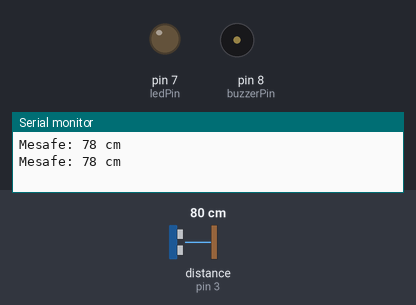
The sketch below on a simulated Arduino Uno, built with avr-gcc and run on an emulated ATmega328P. Shown: output pins drawn as LEDs (lit = HIGH), buzzer (waves = sounding), the last lines printed to the serial monitor. Wiring (inferred from the names in the program): ultrasonic range finder: trigger pin 2; echo pin 3. The test bench sets the inputs (shaded band); at power-on: distance to the obstacle (sensor on pin 3) 80 cm. The echo pulse lasts 58.3 µs per cm; pins used as bus, display or sensor lines are not drawn.

Above: at 1.8 s.
1.9 s: distance to the obstacle (sensor on pin 3) set to 2 cm
At 3.2 s:
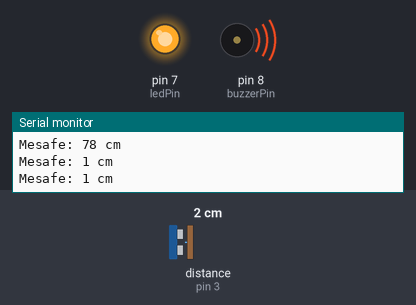
3.5 s: distance to the obstacle (sensor on pin 3) set to 35 cm
At 5.0 s:
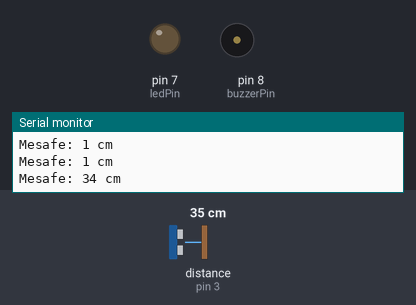
5.5 s: distance to the obstacle (sensor on pin 3) set to 4 cm
At 6.7 s:
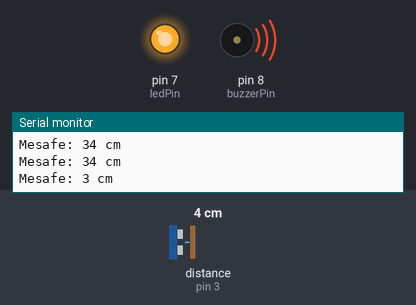
Timing chart, 0 to 8.5 s (numbered marks = the images above; inputs shaded):
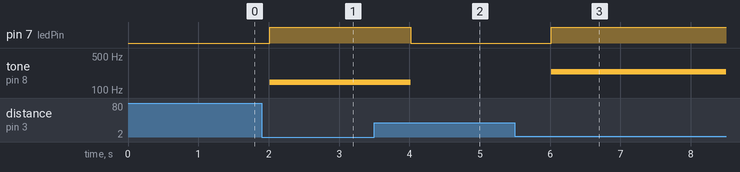

The sketch:

ultrasonic_distance_sound_arduino.ino
```cpp
// Tanımlamalar
const int trigPin = 2;  // HC-SR04 Trigger pin
const int echoPin = 3;  // HC-SR04 Echo pin
const int ledPin = 7;   // LED pin
const int buzzerPin = 8; // Buzzer pin

void setup() {
  Serial.begin(9600);
  pinMode(trigPin, OUTPUT);
  pinMode(echoPin, INPUT);
  pinMode(ledPin, OUTPUT);
  pinMode(buzzerPin, OUTPUT);
}

void loop() {
  // Mesafe ölçümü için sensörü tetikle
  digitalWrite(trigPin, LOW);
  delayMicroseconds(2);
  digitalWrite(trigPin, HIGH);
  delayMicroseconds(10);
  digitalWrite(trigPin, LOW);

  // Echo süresini ölç
  long duration = pulseIn(echoPin, HIGH);

  // Mesafeyi cm cinsinden hesapla
  int distance = duration * 0.034 / 2;

  // Mesafeyi seri monitöre yazdır
  Serial.print("Mesafe: ");
  Serial.print(distance);
  Serial.println(" cm");

  // Mesafe 20 cm'den kısa ise LED ve Buzzer'i aktifleştir
  if (distance < 20) {
    digitalWrite(ledPin, HIGH);

    // Buzzer sesini mesafe ile orantılı olarak arttır
    int buzzerVolume = map(distance, 0, 20, 100, 1000);
    tone(buzzerPin, buzzerVolume);
  } else {
    digitalWrite(ledPin, LOW);
    noTone(buzzerPin); // Buzzer'i kapat
  }

  delay(1000);  // 1 saniye bekle
}
```

Measured:
- after the input at 1.9 s, pin 7 (ledPin): LOW → HIGH after 0.11 s; tone on pin 8 (buzzerPin): silent → 145 Hz after 0.11 s
- after the input at 3.5 s, pin 7 (ledPin): HIGH → LOW after 0.52 s; tone on pin 8 (buzzerPin): 145 Hz → silent after 0.52 s
- after the input at 5.5 s, pin 7 (ledPin): LOW → HIGH after 0.52 s; tone on pin 8 (buzzerPin): silent → 235 Hz after 0.52 s
